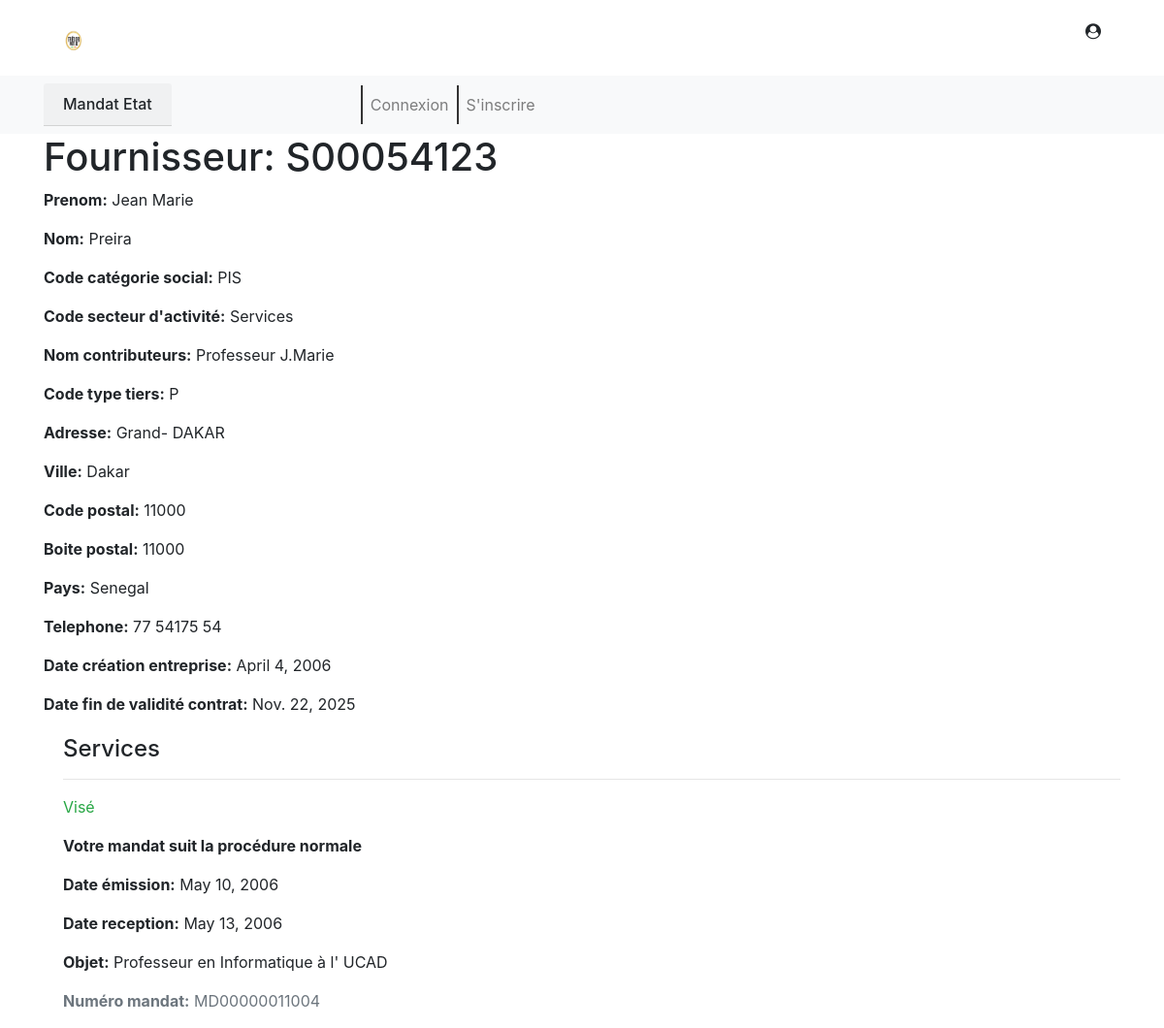
/mandats/fournisseur/S00054123, run on an earlier commit of the app's database.
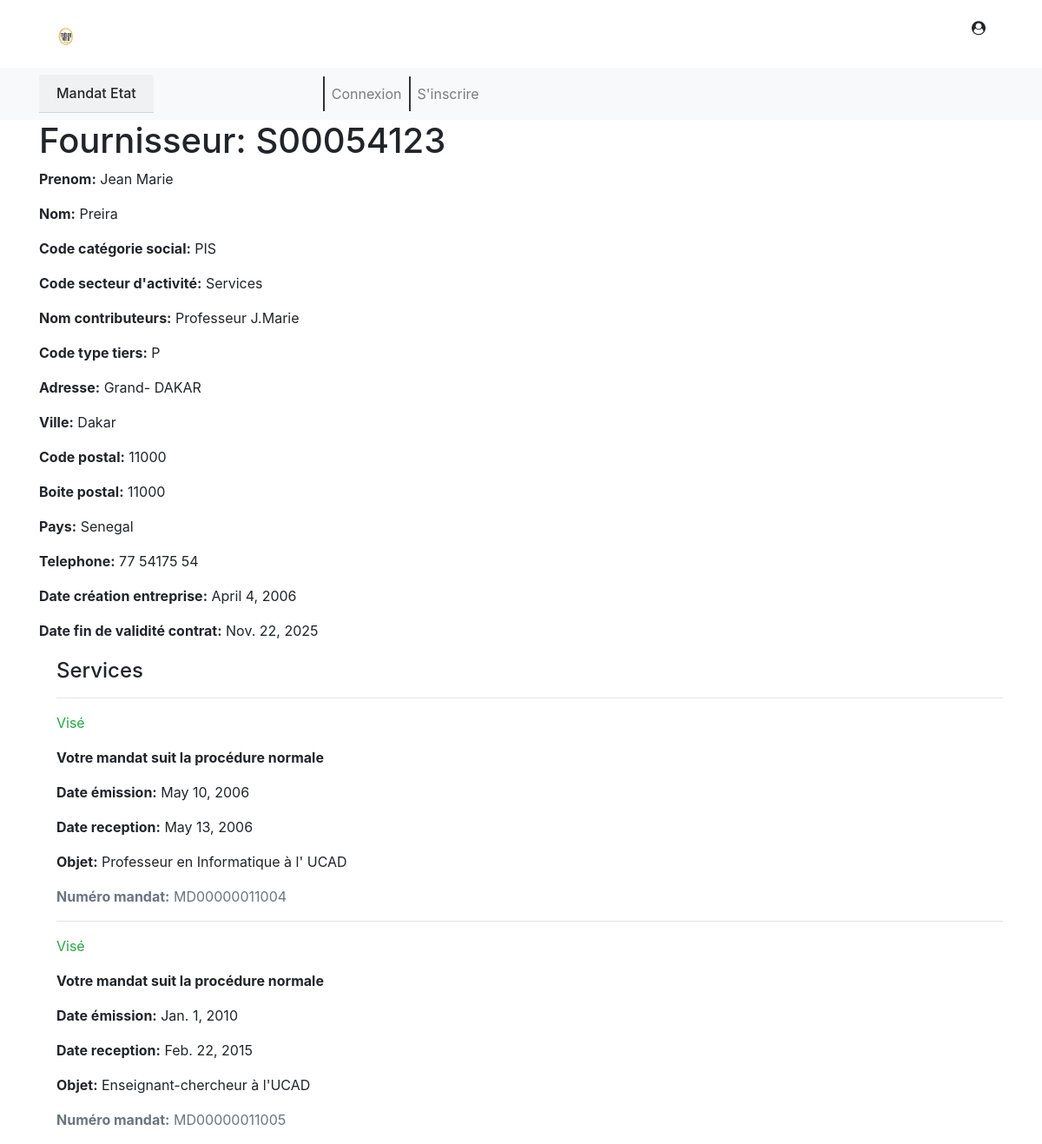
And on a later commit of the database.
### mandats/models.py (models this page shows, shortened)
class Fournisseurs(models.Model):
    CODE_CAT_SOCIO = (
        ('Mltr', 'Millitaire'),
        ('DCG', 'Directeurs, cadres de direction et gérants'),
        ('PIS', 'Professions intellectuelles et scientifiques'),
        ('PI', 'Professions intermédiares'),
        ('ETA', 'Employés de type administratif'),
        ('PCV', 'Personnel des services directs aux particuliers, commerçants et vendeurs '),
        ('Cmrct', 'Agriculteurs et ouvriers qualifiés de l’agriculture, de la sylviculture et de la pêche '),
        ('IA', 'Métiers qualifiés de l’industrie et de l’artisanat '),
        ('CO', 'Conducteurs d installations et de machines et ouvriers de l’assemblage'),
        ('PE', 'Professions élémentaires'),
    )
    CODE_SECTEUR = (
        ('AEAcS', 'Agriculteur, élevage et activités de stockage des produits d’origine végétale, animale ou '
                  'halieutique'),
        ('AMPT', 'Activités manufacturières de production et de transformation'),
        ('SM', 'Extraction ou transformation de substances minérales'),
        ('TAI', 'Tourisme, aménagements et industries touristiques, autres activités hôtelières'),
        ('IndCult', 'Industries culturelles (livre, disque, cinéma, centres de documentation, centre de production '
                    'audio visuelle, etc'),
        ('Services', 'Services exercés dans les sous - secteurs suivants: santé, éducation et formation montage et '
                     'maintenance d’équipements industriels, télé - services, transports aériens et maritimes'),
        ('Ipaf', 'infrastructures portuaires, aéroportuaires et ferroviaires'),
        ('RCPZCyCa', 'réalisation de complexes commerciaux, parcs industriels, zones touristiques, cybervillages et '
                     'centres artisanaux'),
    )
    CODE_TYP_TIERS = (
        ('M', 'Morale'),
        ('P', 'Physique'),
    )
    ide_tiers = models.CharField(max_length=20, primary_key=True)
    code_cat_socio = models.CharField(max_length=5, choices=CODE_CAT_SOCIO, help_text="code catégorie social")
    code_secteur = models.CharField(max_length=10, choices=CODE_SECTEUR)
    nom_contrib = models.CharField(max_length=20)
    code_typ_tiers = models.CharField(max_length=1, choices=CODE_TYP_TIERS)
    nom = models.CharField(max_length=45, null=False)
    utilisateur = models.ForeignKey(User, on_delete=models.SET_NULL, null=True, blank=True)
    prenom = models.CharField(max_length=45)
    date_fin_validite = models.DateField()
    adresse = models.CharField(max_length=32)
    ville = models.CharField(max_length=32)
    code_postal = models.CharField(max_length=10)
    boite_postal = models.CharField(max_length=10)
    pays = models.CharField(max_length=32)
    telephone = models.CharField(max_length=15)
    date_creation = models.DateField()
    class Meta:
        ordering = ['nom']

class Mandat(models.Model):
    COD_STATUT = (
        ('SA', 'En saisie'),
        ('AC', 'Accepté'),
        ('VI', 'Visé'),
        ('RJ', 'Rejetté'),
        ('RF', 'Refusé'),
        ('RC', 'Reçu'),
    )
    ide_piece = models.CharField(max_length=20, primary_key=True)
    cod_statut = models.CharField(max_length=2, choices=COD_STATUT, verbose_name="Le statut du mandat")
    objet = models.TextField(max_length=240)
    fournisseur = models.ForeignKey(Fournisseurs, on_delete=models.SET_NULL, null=True)
    utilisateur = models.ForeignKey(User, on_delete=models.SET_NULL, null=True, blank=True)
    date_emis = models.DateField()
    date_reception = models.DateField()
    montant = models.IntegerField()
    motif_rejet = models.CharField(max_length=45, blank=True)
    class Meta:
        ordering = ['ide_piece']
    """def was_received_recently(self):
        return self.date_reception >= timezone.now() - datetime.timedelta(days=1)"""

### mandats/views.py (the view)
# urls.py: path('fournisseur/<str:pk>', views.FournisseurDetailView.as_view(), name='fournisseur-detail'),
class FournisseurDetailView(generic.DetailView):
    model = Fournisseurs
    template_name = 'mandats/fournisseur_detail.html'

### mandats/templates/mandats/fournisseur_detail.html
{% extends "base_generic.html" %}
{% block content %}
  <h1>Fournisseur: {{ fournisseurs.ide_tiers }}</h1>
  <p><strong>Prenom:</strong> {{ fournisseurs.prenom}}</p>
  <p><strong>Nom:</strong> {{ fournisseurs.nom}}</p>
  <p><strong>Code catégorie social:</strong> {{ fournisseurs.code_cat_socio }}</p>
  <p><strong>Code secteur d'activité:</strong> {{ fournisseurs.code_secteur }}</p>
  <p><strong>Nom contributeurs:</strong> {{ fournisseurs.nom_contrib }}</p>
  <p><strong>Code type tiers:</strong> {{ fournisseurs.code_typ_tiers}}</p>
  <p><strong>Adresse:</strong> {{ fournisseurs.adresse}}</p>
  <p><strong>Ville:</strong> {{ fournisseurs.ville}}</p>
  <p><strong>Code postal:</strong> {{ fournisseurs.code_postal}}</p>
  <p><strong>Boite postal:</strong> {{ fournisseurs.boite_postal}}</p>
  <p><strong>Pays:</strong> {{ fournisseurs.pays}}</p>
  <p><strong>Telephone:</strong> {{ fournisseurs.telephone}}</p>
  <p><strong>Date création entreprise:</strong> {{ fournisseurs.date_creation}}</p>
  <p><strong>Date fin de validité contrat:</strong> {{ fournisseurs.date_fin_validite}}</p>
  <div style="margin-left:20px;margin-top:20px">
    <h4>Services</h4>
    {% for service in fournisseurs.mandat_set.all %}
      <hr>
      <p
              class="{% if service.cod_statut == 'AC' or service.cod_statut == 'VI' or service.cod_statut == 'RC' %}text-success{% elif service.cod_statut == 'SA' or service.cod_statut == 'RF' or service.cod_statut == 'RJ' %}text-danger{% else %}text-warning{% endif %}">{{ service.get_cod_statut_display }}</p>
      {% if service.cod_statut != 'RF' or service.cod_statut != 'VI' or service.cod_statut != 'RC' or service.cod_statut != 'SA' %}
      <p><strong>Votre mandat suit la procédure normale</strong></p>
      {% elif service.cod_statut != 'RJ' %}<p><strong>Votre mandat a été rejetté:</strong>
      {{service.motif_rejet}}</p>
      {% else %}<p><strong>Votre mandat a été refusé.</strong></p>
      {% endif %}
      <p><strong> Date émission:</strong> {{service.date_emis}}</p>
      <p><strong> Date reception:</strong> {{service.date_reception}}</p>
      <p><strong>Objet:</strong> {{service.objet}}</p>
      <p class="text-muted"><strong>Numéro mandat:</strong> {{service.ide_piece}}</p>
    {% endfor %}
  </div>
{% endblock %}

### mandats/templates/base_generic.html (shortened to what this page needs)
<!DOCTYPE html>
<html lang="en">
<head>
  <link rel="stylesheet" href="https://maxcdn.bootstrapcdn.com/bootstrap/4.1.3/css/bootstrap.min.css">
  <link rel="stylesheet" href="https://stackpath.bootstrapcdn.com/font-awesome/4.7.0/css/font-awesome.min.css">
  <link rel="stylesheet" href="css/style.css">
</head>
<body>
<div class="container">
  <div id="home" style="margin-top:20px">
    <p>
      <span class="text-left">
          <a class="navbar-brand" href="#"><a class="navbar-brand" href="#">
              {% load static %}
              <img src="{% static 'images/logo_trésor.jpg' %}" width="30" height="30" alt="Trésor">
            </a></a>
      </span>
      <span class="float-right" style="margin-right: 20px;">
          <i class="fa fa-user-circle" aria-hidden="true"></i>
      </span>
    </p>
  </div>
</div>
  <nav class="navbar navbar-expand-lg navbar-light bg-light">
    <div class="container">
    <h6 class="card-header">Mandat Etat</h6>
    <div class="collapse navbar-collapse" id="navbarNav">
        {% block sidebar %}
        <ul class="navbar-nav" style="margin-left: 195px;">
            {% if user.is_authenticated %}
            <li class="nav-item ">
                <a class="nav-link" href="{% url 'mandat-utilisateur' %}">Mandats</a>
            </li>
            <li class="nav-item">
              <a class="nav-link active" href="{% url 'virement-utilisateur' %}" style="border-left: 2px solid #333;">Virements</a>
            </li>
            <li class="nav-item">
              <a class="nav-link" href="{% url 'view_profile'%}?next={{request.path}}" style="border-left: 2px solid #333;">Profil</a>
            </li>
            <li class="nav-item">
              <a class="nav-link" href="{% url 'contact_foundation' %}" style="border-left: 2px solid #333;">Messages</a>
            </li>
            <ul class="navbar-nav mr-auto">
          <div class="dropdown" style="margin-left: 340px;" >
              <a class="btn btn-secondary dropdown-toggle" href="#" role="button" id="dropdownMenuLink" data-toggle="dropdown" aria-haspopup="true" aria-expanded="false">
               {{ user.get_username }}
              </a>
              <div class="dropdown-menu" aria-labelledby="dropdownMenuLink">
                <a class="dropdown-item" href="#">Action</a>
                <a class="dropdown-item" href="#">Another action</a>
                <a class="dropdown-item" href="#">Something else here</a>
              </div>
            </div>
      </ul>
            {% else %}
             <li class="nav-item">
              <a class="nav-link" href="{% url 'login'%}?next={{request.path}}" style="border-left: 2px solid #333;">Connexion</a>
            </li>
            <li class="nav-item">
              <a class="nav-link" href="{% url 'signup'%}?next={{request.path}}" style="border-left: 2px solid #333;">S'inscrire</a>
            </li>
            {% endif %}
        </ul>
     {% endblock %}
    </div>
  </div>
  </nav>
<div class="container">
{% block content %}{% endblock %}
</div>
</body>
</html>

What changed in the data, as far as the page shows it:
added Mandat: cod_statut "Visé", shows "Votre mandat suit la procédure normale", date_emis "Jan. 1, 2010", date_reception "Feb. 22, 2015", objet "Enseignant-chercheur à l'UCAD", ide_piece "MD00000011005"
